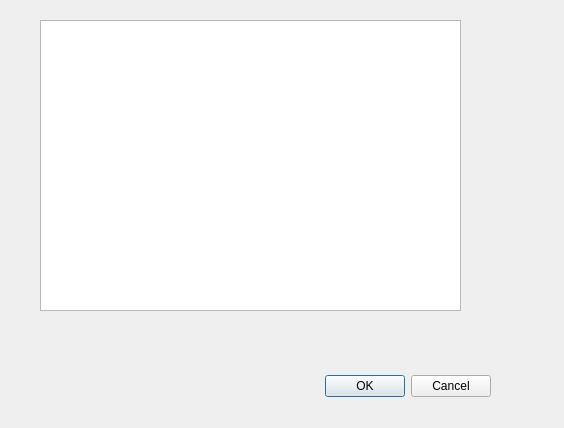
<?xml version="1.0" encoding="UTF-8"?>
<ui version="4.0">
 <class>Histogram</class>
 <widget class="QDialog" name="Histogram">
  <property name="geometry">
   <rect>
    <x>0</x>
    <y>0</y>
    <width>564</width>
    <height>428</height>
   </rect>
  </property>
  <property name="windowTitle">
   <string>Dialog</string>
  </property>
  <widget class="QDialogButtonBox" name="buttonBox">
   <property name="geometry">
    <rect>
     <x>150</x>
     <y>370</y>
     <width>341</width>
     <height>32</height>
    </rect>
   </property>
   <property name="orientation">
    <enum>Qt::Horizontal</enum>
   </property>
   <property name="standardButtons">
    <set>QDialogButtonBox::Cancel|QDialogButtonBox::Ok</set>
   </property>
  </widget>
  <widget class="QGraphicsView" name="graphicsView">
   <property name="geometry">
    <rect>
     <x>40</x>
     <y>20</y>
     <width>421</width>
     <height>291</height>
    </rect>
   </property>
  </widget>
 </widget>
 <resources/>
 <connections>
  <connection>
   <sender>buttonBox</sender>
   <signal>accepted()</signal>
   <receiver>Histogram</receiver>
   <slot>accept()</slot>
   <hints>
    <hint type="sourcelabel">
     <x>248</x>
     <y>254</y>
    </hint>
    <hint type="destinationlabel">
     <x>157</x>
     <y>274</y>
    </hint>
   </hints>
  </connection>
  <connection>
   <sender>buttonBox</sender>
   <signal>rejected()</signal>
   <receiver>Histogram</receiver>
   <slot>reject()</slot>
   <hints>
    <hint type="sourcelabel">
     <x>316</x>
     <y>260</y>
    </hint>
    <hint type="destinationlabel">
     <x>286</x>
     <y>274</y>
    </hint>
   </hints>
  </connection>
 </connections>
</ui>
